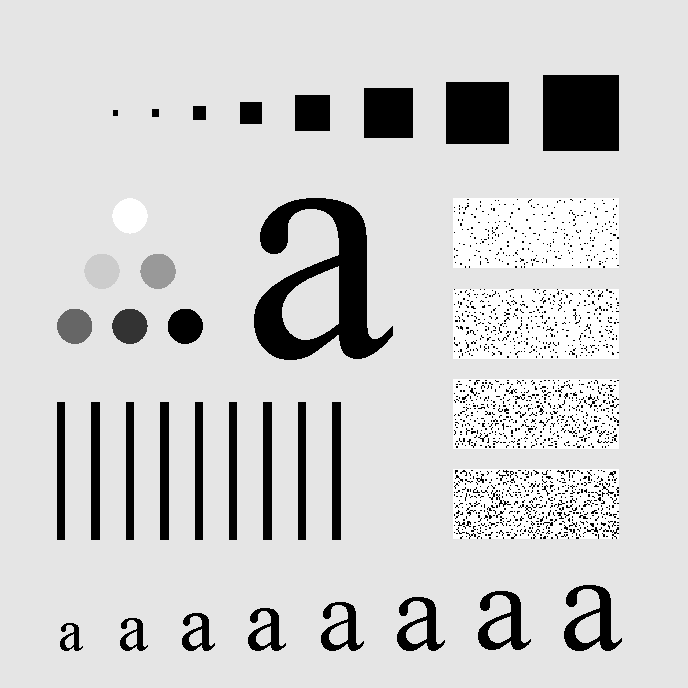
%> input picture Image Processing_Matlab/Fig(hpf).tif, 688 x 688 px
$ octave Medianfilter.m   (GNU Octave 9; MATLAB toolbox functions it lacks are replaced by stand-ins)
%> lines starting %> are read from the running program, lines starting %| are printed output that depends on the picture; in (x1, y1, x2, y2) boxes, pixels count from 0 and x2, y2 are one past the last pixel; in counts of white or black regions, pixels touching at a corner belong together; the program's own positions count from 1
clc;
clear;
close all;
a = imread('Fig(hpf).tif');
%> a is the input picture: size 688x688 uint8; min 0, max 255, mean 207.3
%addition of salt and pepper noise
b = imnoise(a,'salt & pepper',0.1);
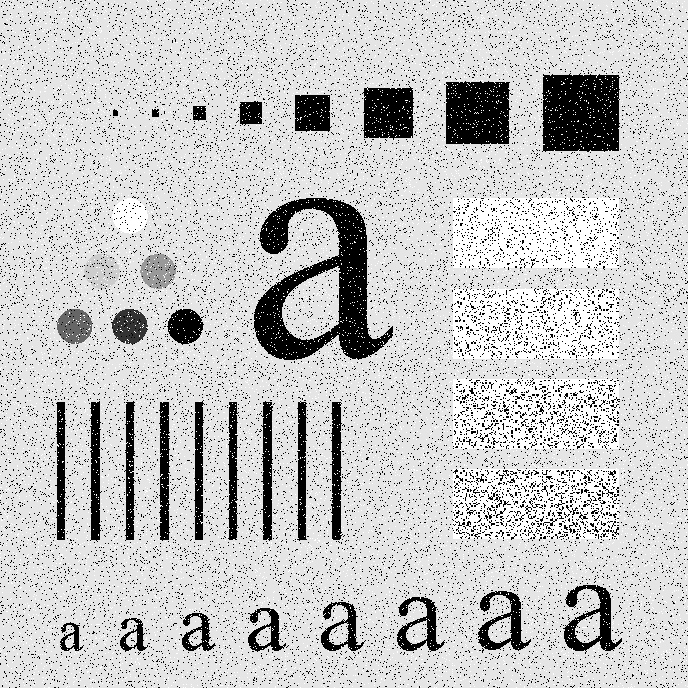
%> b: size 688x688 uint8; min 0, max 255, mean 199.4
%defining the box and median filters
h1 = ones(3,3);
h2= [-1 -1 -1;
    -1 8 -1;
    -1 -1 -1];

c1 = conv2(a,h1,'same');
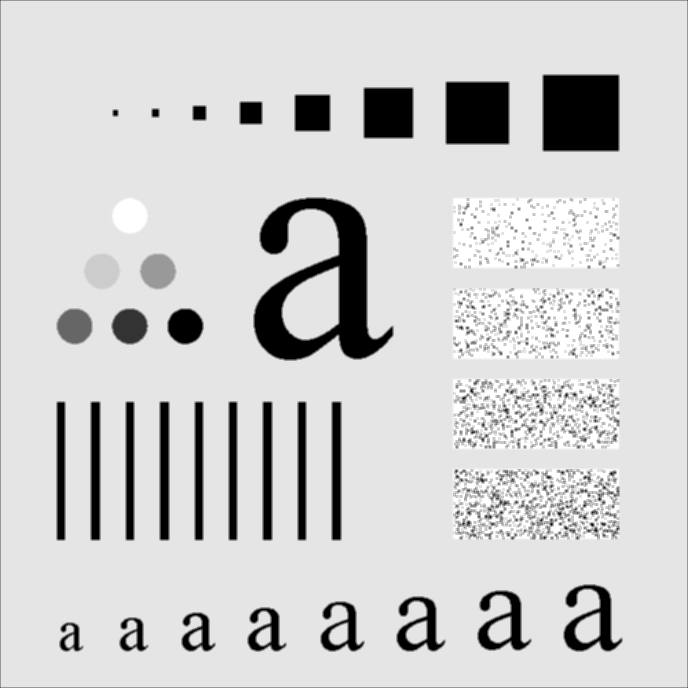
%> c1: size 688x688 double; min 0, max 2295, mean 1861.8; drawn with min black and max white
c2=conv2(a,h2,'same');
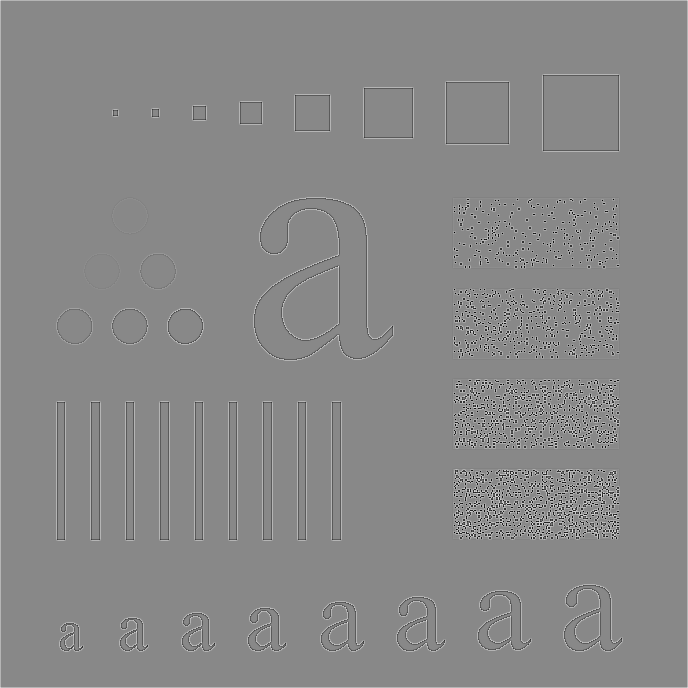
%> c2: size 688x688 double; min -2040, max 1785, mean 4; drawn with min black and max white
c3=medfilt2(b,[5 5]);
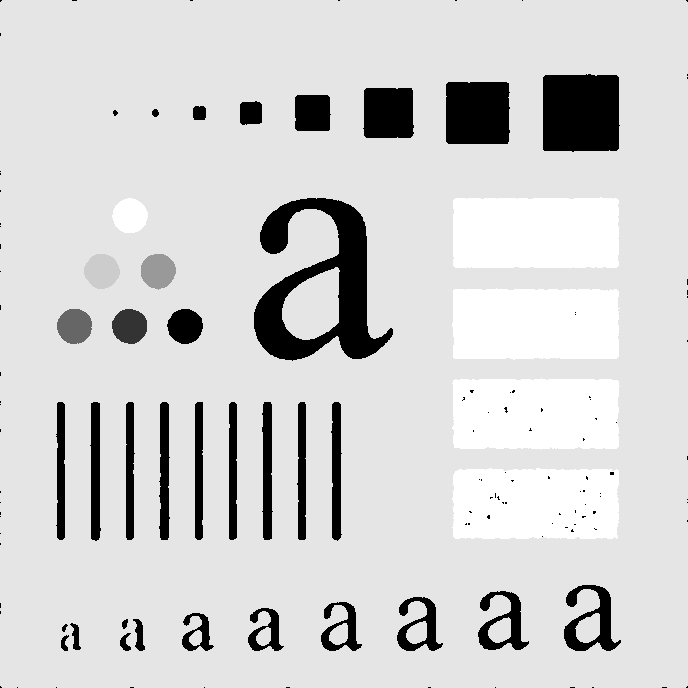
%> c3: size 688x688 uint8; min 0, max 255, mean 210.4
subplot(2,2,1), imshow(a), title('original image');
subplot(2,2,2), imshow(c1), title('low pass filtered image');
%> after `imshow(c1)`:
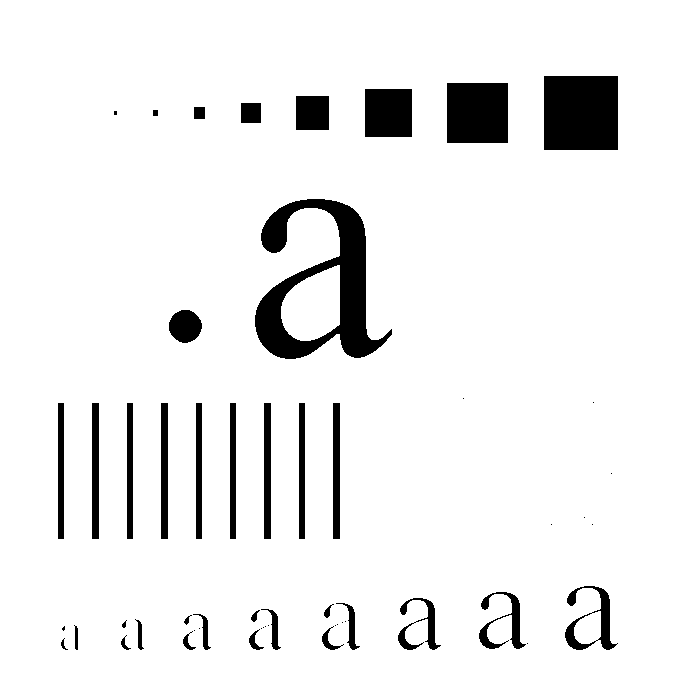
%> displayed picture: size 688x688, on the screen's scale of 0 to 255; 92.7% white; 54 black regions (19 under 20 px), largest, box (x1, y1, x2, y2) and area: (255, 199, 392, 359) 8502, (544, 76, 618, 150) 5476, (447, 83, 508, 143) 3660
subplot(2,2,3), imshow(c2), title('high pass filtered image');
%> after `imshow(c2)`:
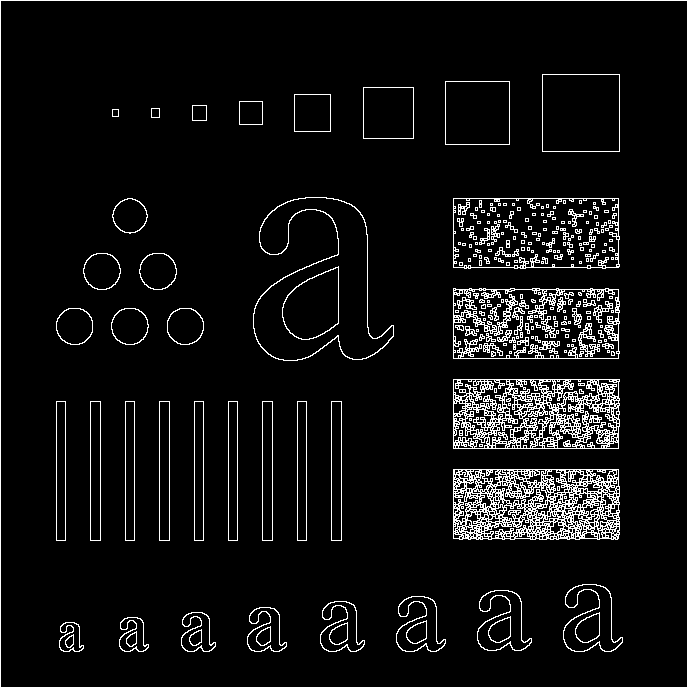
%> displayed picture: size 688x688, on the screen's scale of 0 to 255; 6.5% white in thin lines or dots
subplot(2,2,4), imshow(c3), title('Median filtering');
